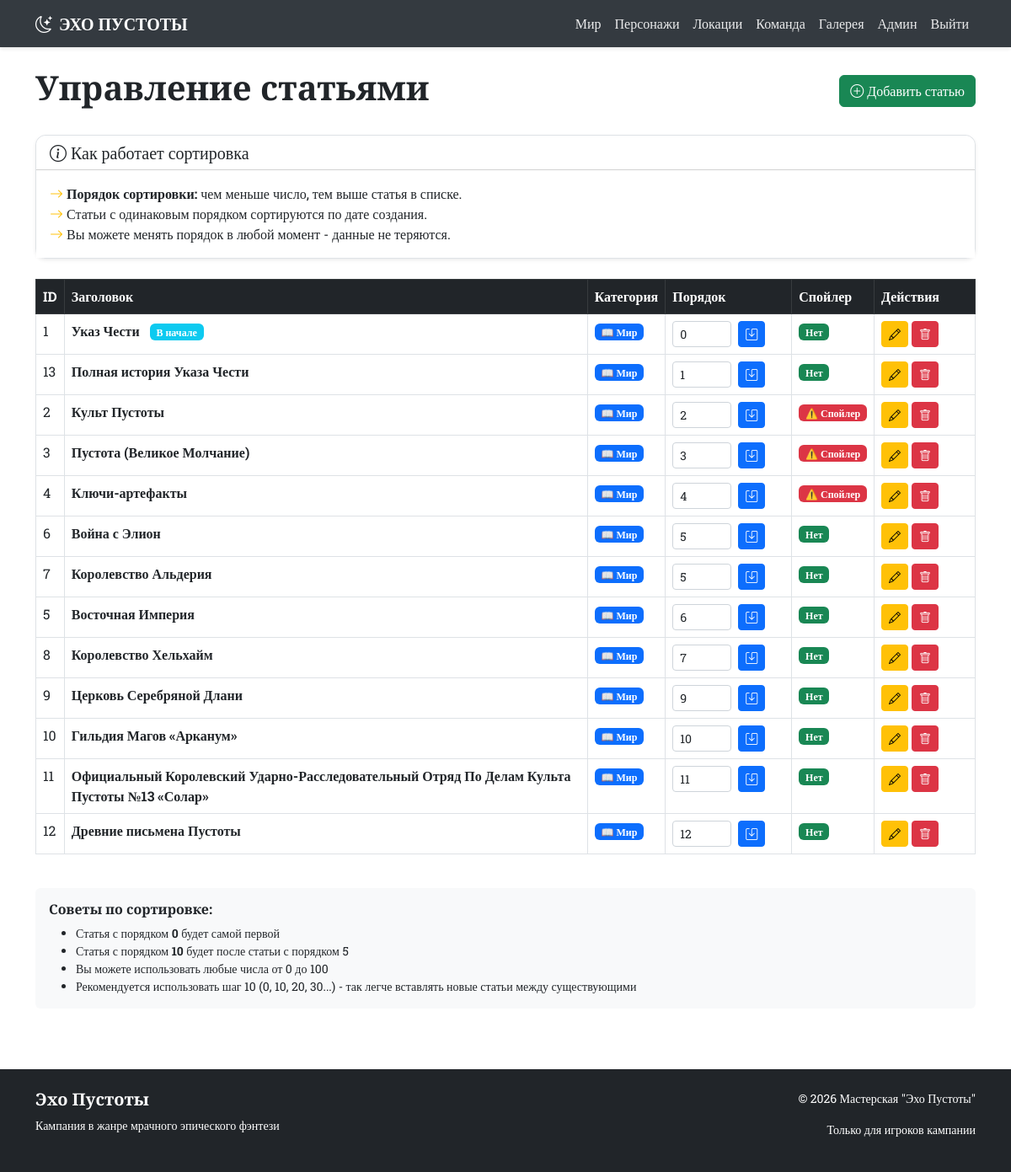
Screenshot of /admin/articles (signed in) with the database file from the repository.
### app.py (models this page shows)
class Article(db.Model):
    __tablename__ = 'articles'
    id = db.Column(db.Integer, primary_key=True)
    title = db.Column(db.String(200), nullable=False)
    category = db.Column(db.String(50))
    content = db.Column(db.Text)
    is_spoiler = db.Column(db.Boolean, default=False)
    sort_order = db.Column(db.Integer, default=0)

### app.py (the view)
@app.route('/admin/articles')
@login_required
def admin_articles():
    articles = Article.query.all()
    return render_template('admin/articles.html', articles=articles)

### app.py (called while the page is built)
@login_manager.user_loader
def load_user(user_id):
    return User.query.get(int(user_id))

### templates/admin/articles.html (shortened to what this page needs)
{% extends "base.html" %}
{% block content %}
<div class="d-flex justify-content-between align-items-center mb-4">
    <h1 class="cinzel text-dark">Управление статьями</h1>
    <a href="{{ url_for('add_article') }}" class="btn btn-success">
        <i class="bi bi-plus-circle"></i> Добавить статью
    </a>
</div>
<div class="card shadow-sm mb-4">
    <div class="card-header bg-white">
        <h5 class="mb-0 text-dark"><i class="bi bi-info-circle"></i> Как работает сортировка</h5>
    </div>
    <div class="card-body bg-white">
        <p class="text-dark mb-0">
            <i class="bi bi-arrow-right text-warning"></i>
            <strong>Порядок сортировки:</strong> чем меньше число, тем выше статья в списке.<br>
            <i class="bi bi-arrow-right text-warning"></i>
            Статьи с одинаковым порядком сортируются по дате создания.<br>
            <i class="bi bi-arrow-right text-warning"></i>
            Вы можете менять порядок в любой момент - данные не теряются.
        </p>
    </div>
</div>
<div class="table-responsive">
    <table class="table table-bordered table-hover">
        <thead class="table-dark">
            <tr>
                <th>ID</th>
                <th>Заголовок</th>
                <th>Категория</th>
                <th>Порядок</th>
                <th>Спойлер</th>
                <th>Действия</th>
            </tr>
        </thead>
        <tbody>
            {% for article in articles|sort(attribute='sort_order') %}
            <tr>
                <td>{{ article.id }}</td>
                <td>
                    <strong>{{ article.title }}</strong>
                    {% if article.sort_order == 0 %}
                    <span class="badge bg-info ms-2">В начале</span>
                    {% endif %}
                </td>
                <td>
                    <span class="badge {% if article.category == 'world' %}bg-primary{% elif article.category == 'rule' %}bg-success{% elif article.category == 'pantheon' %}bg-info{% else %}bg-secondary{% endif %}">
                        {% if article.category == 'world' %}📖 Мир
                        {% elif article.category == 'rule' %}📜 Правила
                        {% elif article.category == 'pantheon' %}⛪ Пантеон
                        {% else %}📄 Другое{% endif %}
                    </span>
                </td>
                <td style="width: 150px;">
                    <form method="POST" action="{{ url_for('update_article_order', id=article.id) }}" class="d-flex gap-2">
                        <input type="number" name="sort_order" value="{{ article.sort_order }}"
                                style="width: 70px;" class="form-control form-control-sm"
                                min="0" max="100" step="1">
                        <button type="submit" class="btn btn-sm btn-primary">
                            <i class="bi bi-save"></i>
                        </button>
                    </form>
                </td>
                <td>
                    {% if article.is_spoiler %}
                    <span class="badge bg-danger">⚠️ Спойлер</span>
                    {% else %}
                    <span class="badge bg-success">Нет</span>
                    {% endif %}
                </td>
                <td style="width: 120px;">
                    <a href="{{ url_for('edit_article', id=article.id) }}" class="btn btn-sm btn-warning">
                        <i class="bi bi-pencil"></i>
                    </a>
                    <a href="{{ url_for('delete_article', id=article.id) }}" class="btn btn-sm btn-danger"
                        onclick="return confirm('Удалить статью «{{ article.title }}»? Это действие нельзя отменить.')">
                        <i class="bi bi-trash"></i>
                    </a>
                </td>
            </tr>
            {% endfor %}
        </tbody>
    </table>
</div>
<div class="mt-4 p-3 bg-light rounded">
    <h6 class="cinzel text-dark"> Советы по сортировке:</h6>
    <ul class="text-dark small mb-0">
        <li>Статья с порядком <strong>0</strong> будет самой первой</li>
        <li>Статья с порядком <strong>10</strong> будет после статьи с порядком 5</li>
        <li>Вы можете использовать любые числа от 0 до 100</li>
        <li>Рекомендуется использовать шаг 10 (0, 10, 20, 30...) - так легче вставлять новые статьи между существующими</li>
    </ul>
</div>
{% endblock %}

### static/css/style.css (style rules this page uses)
:root { --primary-light: #ffffff; --secondary-light: #f8f9fa; --accent-red: #dc3545; --accent-purple: #6f42c1; --accent-gold: #ffc107; --accent-dark: #343a40; --text-dark: #212529; --text-light: #6c757d; }
body { background-color: var(--primary-light); color: var(--text-dark); font-family: 'Roboto Slab', serif; min-height: 100vh; display: flex; flex-direction: column; }
.cinzel { font-family: 'Cinzel', serif; font-weight: 700; }
.card { transition: transform 0.3s, box-shadow 0.3s; border: 1px solid #dee2e6; background-color: white; }
.table { background-color: white; color: var(--text-dark); }
.table-dark { background-color: var(--accent-dark); color: white; }
.form-control, .form-select { background-color: white; border: 1px solid #ced4da; color: var(--text-dark); }
.card { border-radius: 12px; }
.card-header { border-radius: 12px 12px 0 0 !important; }

### rows the page displays
Article: id "1", title "Указ Чести", shows "В начале", category "📖 Мир", sort_order "0", is_spoiler "Нет"
Article: id "13", title "Полная история Указа Чести", category "📖 Мир", sort_order "1", is_spoiler "Нет"
Article: id "2", title "Культ Пустоты", category "📖 Мир", sort_order "2", is_spoiler "⚠️ Спойлер"
Article: id "3", title "Пустота (Великое Молчание)", category "📖 Мир", sort_order "3", is_spoiler "⚠️ Спойлер"
Article: id "4", title "Ключи-артефакты", category "📖 Мир", sort_order "4", is_spoiler "⚠️ Спойлер"
Article: id "6", title "Война с Элион", category "📖 Мир", sort_order "5", is_spoiler "Нет"
Article: id "7", title "Королевство Альдерия", category "📖 Мир", sort_order "5", is_spoiler "Нет"
Article: id "5", title "Восточная Империя", category "📖 Мир", sort_order "6", is_spoiler "Нет"
Article: id "8", title "Королевство Хельхайм", category "📖 Мир", sort_order "7", is_spoiler "Нет"
Article: id "9", title "Церковь Серебряной Длани", category "📖 Мир", sort_order "9", is_spoiler "Нет"
Article: id "10", title "Гильдия Магов «Арканум»", category "📖 Мир", sort_order "10", is_spoiler "Нет"
Article: id "11", title "Официальный Королевский Ударно-Расследовательный Отряд По Делам Культа Пустоты №13 «Солар»", category "📖 Мир", sort_order "11", is_spoiler "Нет"
Article: id "12", title "Древние письмена Пустоты", category "📖 Мир", sort_order "12", is_spoiler "Нет"
